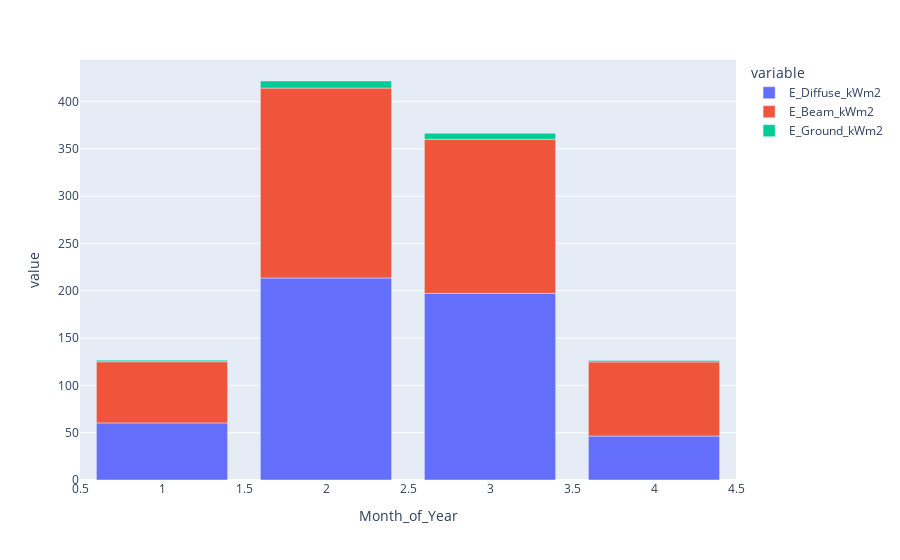

Write notebook code for a chart like this one.
### Code cell
px.bar(site.rad_data.quarterly[["E_Diffuse_kWm2", "E_Beam_kWm2", "E_Ground_kWm2"]])

### Figure 1 — Plotly figure (JSON) as saved in the notebook; plotly's stock layout.template omitted (floating-point values rounded to 4 significant figures)
{"data": [{"alignmentgroup": "True", "hovertemplate": "variable=E_Diffuse_kWm2<br>Month_of_Year=%{x}<br>value=%{y}<extra></extra>", "legendgroup": "E_Diffuse_kWm2", "marker": {"color": "#636efa", "pattern": {"shape": ""}}, "name": "E_Diffuse_kWm2", "offsetgroup": "E_Diffuse_kWm2", "orientation": "v", "showlegend": true, "textposition": "auto", "type": "bar", "x": [1, 2, 3, 4], "xaxis": "x", "y": [60.36, 213.5, 197.2, 46.44], "yaxis": "y"}, {"alignmentgroup": "True", "hovertemplate": "variable=E_Beam_kWm2<br>Month_of_Year=%{x}<br>value=%{y}<extra></extra>", "legendgroup": "E_Beam_kWm2", "marker": {"color": "#EF553B", "pattern": {"shape": ""}}, "name": "E_Beam_kWm2", "offsetgroup": "E_Beam_kWm2", "orientation": "v", "showlegend": true, "textposition": "auto", "type": "bar", "x": [1, 2, 3, 4], "xaxis": "x", "y": [64.6, 200.7, 162.8, 78.34], "yaxis": "y"}, {"alignmentgroup": "True", "hovertemplate": "variable=E_Ground_kWm2<br>Month_of_Year=%{x}<br>value=%{y}<extra></extra>", "legendgroup": "E_Ground_kWm2", "marker": {"color": "#00cc96", "pattern": {"shape": ""}}, "name": "E_Ground_kWm2", "offsetgroup": "E_Ground_kWm2", "orientation": "v", "showlegend": true, "textposition": "auto", "type": "bar", "x": [1, 2, 3, 4], "xaxis": "x", "y": [1.712, 7.473, 6.348, 1.533], "yaxis": "y"}], "layout": {"barmode": "relative", "legend": {"title": {"text": "variable"}, "tracegroupgap": 0}, "margin": {"t": 60}, "xaxis": {"anchor": "y", "domain": [0, 1], "title": {"text": "Month_of_Year"}}, "yaxis": {"anchor": "x", "domain": [0, 1], "title": {"text": "value"}}}}
